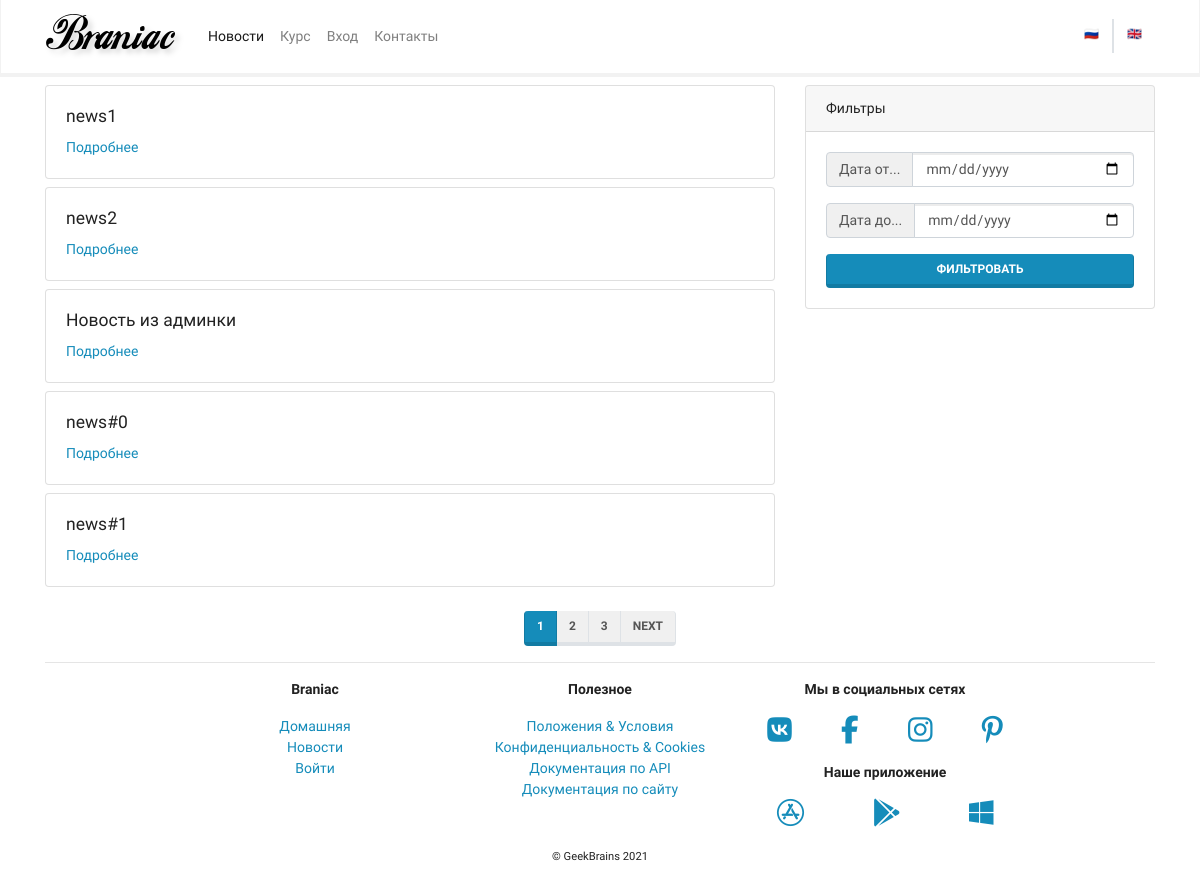
Before: /mainapp/news/ with the older database file.
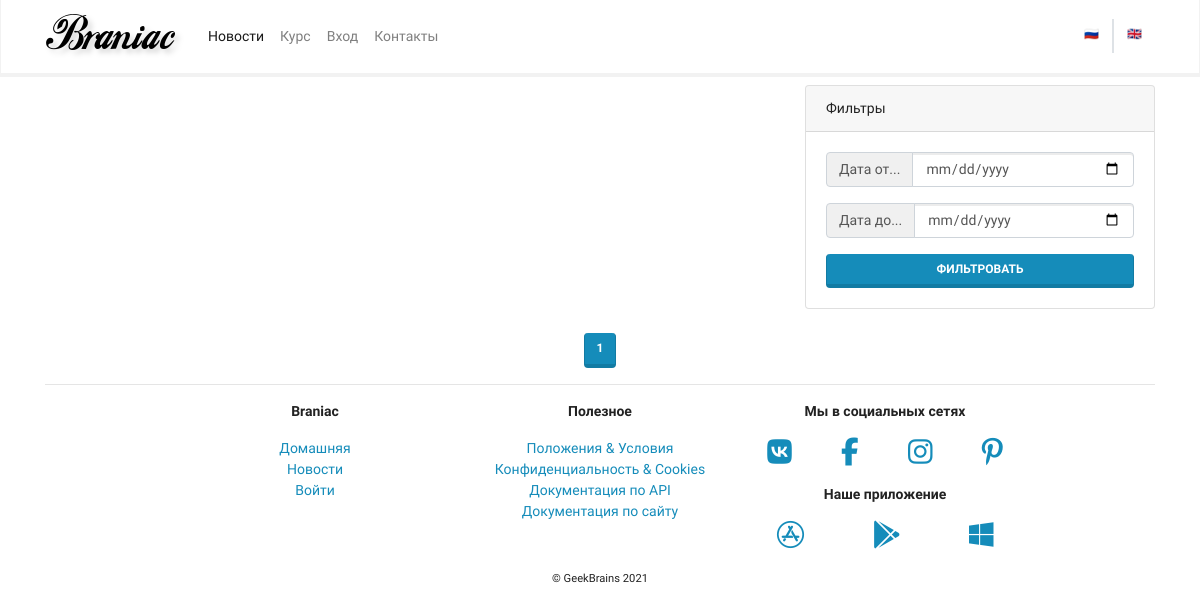
After: the same page with the newer database file.
### mainapp/models.py (models this page shows, shortened)
class News(models.Model):
    title = models.CharField(max_length=256, verbose_name='Заголовок')
    preamble = models.CharField(max_length=1024, verbose_name='Вступление')
    body = models.TextField(verbose_name='Содержание')
    body_as_markdown = models.BooleanField(default=False, verbose_name='Разметка в формате Markdown')
    created_at = models.DateTimeField(auto_now_add=True, verbose_name='Создан')
    update_at = models.DateTimeField(auto_now=True, verbose_name='Обновлен')
    deleted = models.BooleanField(default=False, verbose_name='Удалено')
    class Meta:
        verbose_name = _("News")
        verbose_name_plural = _("News")

### mainapp/views.py (the view)
# urls.py: path('news/', views.NewsListView.as_view(), name='news'),
class NewsListView(ListView):
    model = News
    paginate_by = 5
    def get_queryset(self):
        return super().get_queryset().filter(deleted=False)

### mainapp/context_processor.py (called while the page is built)
def my_context_processor(request):
    return {
        'foo': 'bar'
    }

### mainapp/templates/mainapp/news_list.html (shortened to what this page needs)
{% extends 'mainapp/base.html' %}
{% block content %}
<div class="row">
    <div class="col-lg-8">
        {% for item in object_list %}
        <div class="card my-2">
            <div class="card-body">
                <h5 class="card-title">{{ item.title }}</h5>
                <div class="row">
                    <div class="col">
                        <a href="{% url 'mainapp:news_detail' pk=item.pk %}"
                           class="card-link">Подробнее</a>
                    </div>
                </div>
            </div>
        </div>
        {% endfor %}
    </div>
    <div class="col-lg-4">
        <div class="card my-2 sticky-top">
            <div class="card-header">
                Фильтры
            </div>
            <div class="card-body">
                <form action="">
                    <div class="input-group mb-3">
                        <div class="input-group-prepend">
                            <span class="input-group-text" id="basic-addon1">Дата от...</span>
                        </div>
                        <input type="date" class="form-control" name="dateFrom">
                    </div>
                    <div class="input-group mb-3">
                        <div class="input-group-prepend">
                            <span class="input-group-text" id="basic-addon1">Дата до...</span>
                        </div>
                        <input type="date" class="form-control" name="dateTo">
                    </div>
                    <button type="submit"
                            class="btn btn-primary btn-block">Фильтровать
                    </button>
                </form>
            </div>
        </div>
    </div>
</div>
<div class="row justify-content-center align-items-center mt-3 mb-n3">
  <nav aria-label="Page navigation example">
    <ul class="pagination">
      {% for item in page_obj.paginator.page_range %}
      <li class="page-item
        {% if item == page_obj.number %}active{% endif %}">
        <a class="page-link" href="?page={{ item }}">{{ item }}</a>
      </li>
      {% endfor %}
      {% if page_obj.has_next %}
      <li class="page-item"><a class="page-link"
          href="?page={{ page_obj.next_page_number }}">Next</a></li>
      {% endif %}
    </ul>
  </nav>
</div>
{% endblock content %}

### mainapp/templates/mainapp/base.html (shortened to what this page needs)
{% load static %}
<!doctype html>
<html lang="ru">
<head>
    <link rel="stylesheet" href="{% static 'css/bootstrap.min.css' %}">
    <link rel="stylesheet" href="{% static 'css/Chart.min.css' %}">
    <link rel="stylesheet" href="{% static 'css/fontawesome.min.css' %}">
</head>
<body>
    <nav class="navbar navbar-expand-lg navbar-light bg-light">
        <div class="container">
            <a class="navbar-brand" href="{% url 'mainapp:index' %}">
                <img src="{% static 'img/logo.png' %}" alt="">
            </a>
        {% include 'mainapp/includes/inc_main_menu.html' %}
        </div>
    </nav>
    <div class="container-md">
    {% block content %}
    {% endblock %}
    </div>
    <div class="container-lg mt-auto">
        <hr>
        <div class="row justify-content-center">
            <div class="col-sm-6 col-md-3 text-center">
                <p>
                    <strong>Braniac</strong>
                </p>
                <p>
                <ul class="list-unstyled">
                    <li><a href="{% url 'mainapp:index' %}">Домашняя</a></li>
                    <li><a href="{% url 'mainapp:news' %}">Новости</a></li>
                    <li><a href="{% url 'mainapp:login' %}">Войти</a></li>
                </ul>
                </p>
            </div>
            <div class="col-sm-6 col-md-3 text-center">
                <p>
                    <strong>Полезное</strong>
                </p>
                <p>
                <ul class="list-unstyled">
                    <li><a href="#">Положения &amp; Условия</a></li>
                    <li><a href="#">Конфиденциальность &amp; Cookies</a></li>
                    <li><a href="#">Документация по API</a></li>
                    <li><a href="{% url 'mainapp:docsite' %}">Документация по сайту</a></li>
                </ul>
                </p>
            </div>
            <div class="col-sm-6 col-md-3 text-center">
                <p>
                    <strong>Мы в социальных сетях</strong>
                </p>
                <p>
                <div class="row justify-content-around">
                    <div><a href="#"><i class="fab fa-vk fa-2x"></i></a></div>
                    <div><a href="#"><i class="fab fa-facebook-f fa-2x"></i></a></div>
                    <div><a href="#"><i class="fab fa-instagram fa-2x"></i></a></div>
                    <div><a href="#"><i class="fab fa-pinterest-p fa-2x"></i></a></div>
                </div>
                </p>
                <p>
                    <strong>Наше приложение</strong>
                </p>
                <p>
                <div class="row justify-content-around">
                    <div><a href="#"><i class="fab fa-app-store fa-2x"></i></a></div>
                    <div><a href="#"><i class="fab fa-google-play fa-2x"></i></a></div>
                    <div><a href="#"><i class="fab fa-windows fa-2x"></i></a></div>
                </div>
                </p>
            </div>
        </div>
        <div class="row justify-content-center">
            <div>
                <p><small>&copy; GeekBrains 2021</small></p>
            </div>
        </div>
    </div>
</body>
</html>

### mainapp/templates/mainapp/includes/inc_main_menu.html (shortened to what this page needs)
{% load static i18n %}
<div class="collapse navbar-collapse" id="navbarSupportedContent">
    <ul class="navbar-nav mr-auto">
        <li class="nav-item">
            <a class="nav-link {% if request.resolver_match.url_name == 'news' %}active{% endif %}" href="{% url 'mainapp:news' %}">{% translate "News" %}</a>
        </li>
        <li class="nav-item">
            <a class="nav-link {% if request.resolver_match.url_name == 'courses' %}active{% endif %}" href="{% url 'mainapp:courses' %}">{% translate "Course" %}</a>
        </li>
        {% if user.is_authenticated %}
            <li class="nav-item dropdown">
                <a class="nav-link dropdown-toggle" href="#" id="ddProfile" role="button" data-toggle="dropdown"
                   aria-haspopup="true" aria-expanded="false">
                  Профиль</a>
                <div class="dropdown-menu" aria-labelledby="ddProfile">
                    <a class="dropdown-item" href="{% url 'authapp:edit' %}">Редактировать профиль</a>
                    <a class="dropdown-item" href="#">Мои курсы</a>
                    <div class="dropdown-divider"></div>
                    {% if user.is_staff %}
                        <a class="dropdown-item" href="{% url 'admin:index' %}">Модерация</a>
                    {% endif %}
                    {% if user.is_superuser %}
                        <a class="dropdown-item" href="{% url 'admin:index' %}">Административный раздел</a>
                        <a class="dropdown-item" href="{% url 'mainapp:logs_list' %}">Логи</a>
                    {% endif %}
                    <div class="dropdown-divider"></div>
                    <a class="dropdown-item" href="{% url 'authapp:logout' %}">Выход</a>
                </div>
            </li>
        {% else %}
            <li class="nav-item">
              <a class="nav-link" href="{% url 'authapp:login' %}">Вход</a>
            </li>
        {% endif %}
        <li class="nav-item">
            <a class="nav-link {% if request.resolver_match.url_name == 'contacts' %}active{% endif %}" href="{% url 'mainapp:contacts' %}">Контакты</a>
        </li>
    </ul>
    <div class="row justify-content-end m-0">
        <div class="col p-0 border-right">
          <form action="{% url 'set_language' %}" method="post">
            <button type="submit" class="btn btn-link">🇷🇺</button>
          </form>
        </div>
        <div class="col p-0 border-left">
          <form action="{% url 'set_language' %}" method="post">
            <button type="submit" class="btn btn-link">🇬🇧</button>
          </form>
        </div>
      </div>
</div>

Changed rows visible on the page:
removed News: title "news1"
removed News: title "news2"
removed News: title "Новость из админки"
removed News: title "news#0"
removed News: title "news#1"
Other visible differences:
list line gone: "2"
list line gone: "3"
text no longer shown: "NEXT"
